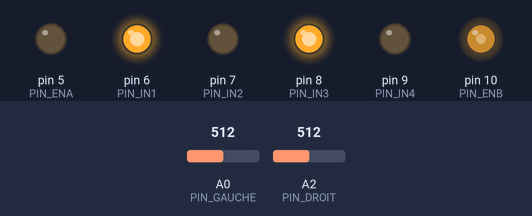
Bench run of a sketch on a simulated Arduino Uno, built with avr-gcc and run on an emulated ATmega328P. Parts: output pins drawn as LEDs (lit = HIGH). The test bench sets the inputs (shaded band); at power-on: A0 (PIN_GAUCHE) = 512, A2 (PIN_DROIT) = 512.

Above: at 1.2 s.
1.3 s: A0 (PIN_GAUCHE) set to 482
At 2.5 s:
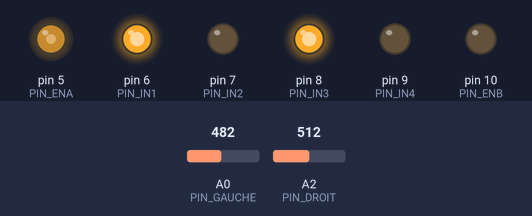
2.8 s: A2 (PIN_DROIT) set to 483
At 3.8 s:
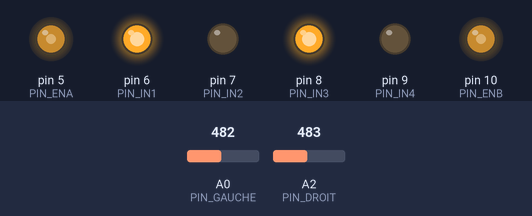
4.3 s: A2 (PIN_DROIT) set to 510
At 5.0 s:
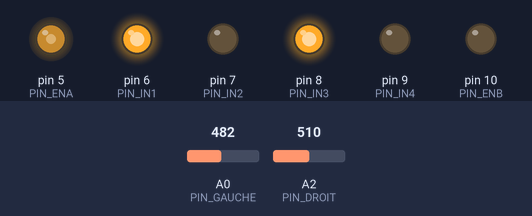
5.8 s: A2 (PIN_DROIT) set to 490
At 6.1 s:
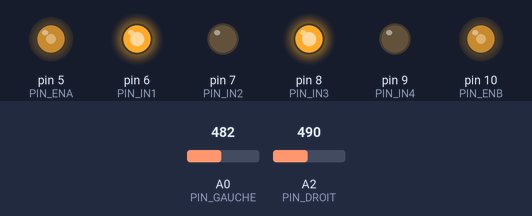
Timing chart, 0 to 8.3 s (numbered marks = the images above; inputs shaded):
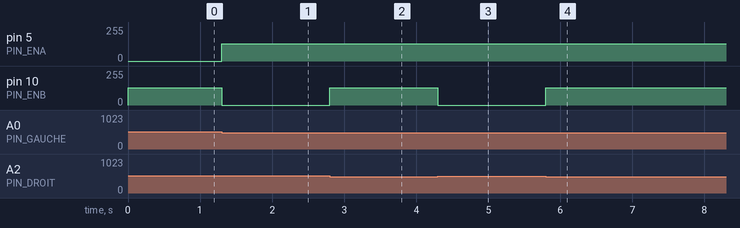

The sketch:

suiveur_tout_ou_rien.ino
```cpp
const byte PIN_GAUCHE = A0;
const byte PIN_CENTRE = A1;
const byte PIN_DROIT = A2;
const byte PIN_ENA = 5;
const byte PIN_IN1 = 6;
const byte PIN_IN2 = 7;
const byte PIN_IN3 = 8;
const byte PIN_IN4 = 9;
const byte PIN_ENB = 10;
const int SEUIL = 500;
const byte VITESSE = 130;

void roues(int gauche, int droite) {
  analogWrite(PIN_ENA, gauche);
  analogWrite(PIN_ENB, droite);
}

void setup() {
  pinMode(PIN_ENA, OUTPUT);
  pinMode(PIN_IN1, OUTPUT);
  pinMode(PIN_IN2, OUTPUT);
  pinMode(PIN_IN3, OUTPUT);
  pinMode(PIN_IN4, OUTPUT);
  pinMode(PIN_ENB, OUTPUT);
  digitalWrite(PIN_IN1, HIGH);
  digitalWrite(PIN_IN2, LOW);
  digitalWrite(PIN_IN3, HIGH);
  digitalWrite(PIN_IN4, LOW);
}

void loop() {
  bool gaucheNoir = analogRead(PIN_GAUCHE) > SEUIL;
  bool droitNoir = analogRead(PIN_DROIT) > SEUIL;
  if (gaucheNoir) {
    roues(0, VITESSE);
  } else if (droitNoir) {
    roues(VITESSE, 0);
  } else {
    roues(VITESSE, VITESSE);
  }
}
```

Measured:
- the behaviour switches between 501 and 500 on A0 (PIN_GAUCHE) (found by bisection; images 0 and 1)
- the behaviour switches between 501 and 500 on A2 (PIN_DROIT) (found by bisection; images 1 and 2)
- after the input at 1.3 s, pin 5 (PIN_ENA): 0/255 → 130/255 at once; pin 10 (PIN_ENB): 130/255 → 0/255 at once
- after the input at 2.8 s, pin 10 (PIN_ENB): 0/255 → 130/255 at once
- after the input at 4.3 s, pin 10 (PIN_ENB): 130/255 → 0/255 at once
- after the input at 5.8 s, pin 10 (PIN_ENB): 0/255 → 130/255 at once
